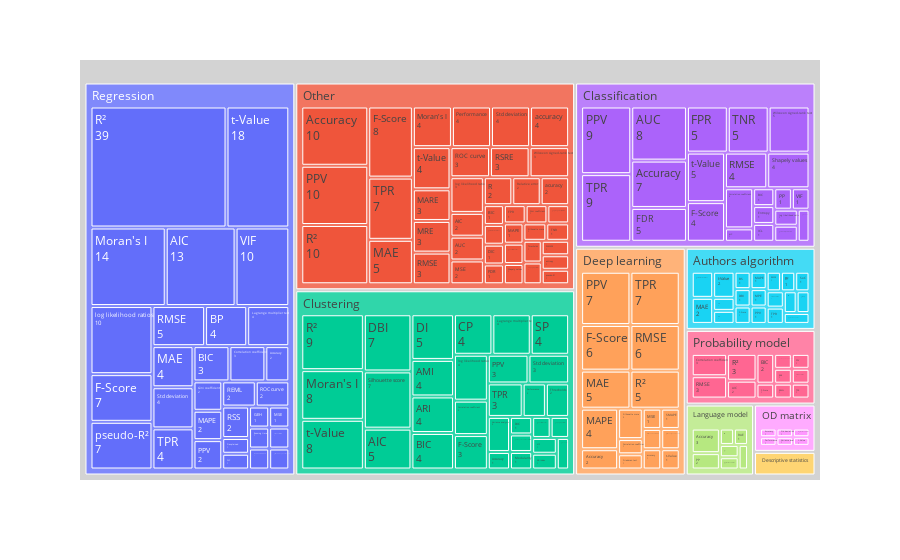

Notebook source saved alongside this figure:
### Code cell
aggregated_table = (
    data[columns]
    .groupby(["Model", "Model type", "Validation metrics"])[["ID"]]
    .nunique()
    .groupby(["Model type", "Validation metrics"])[["ID"]]
    .sum()
    .sort_values(by="ID")
)
fig = px.treemap(
    aggregated_table.reset_index(),
    path=["Model type", "Validation metrics"],
    values="ID",
)
fig.update_traces(
    root_color="lightgrey", textinfo="label+value"
)
# fig.update_layout(margin = dict(t=50, l=25, r=25, b=25))
fig.write_image("img/treemap_model_validation.pdf")
fig.show()

### Figure 1 — Plotly figure (JSON) as saved in the notebook; plotly's stock layout.template omitted (floating-point values rounded to 4 significant figures; data arrays with more than 128 entries replaced by an {"elided": "..."} marker saying what was removed)
{"data": [{"branchvalues": "total", "domain": {"x": [0, 1], "y": [0, 1]}, "hovertemplate": "labels=%{label}<br>ID=%{value}<br>parent=%{parent}<br>id=%{id}<extra></extra>", "ids": {"elided": "198 str values"}, "labels": {"elided": "198 str values"}, "name": "", "parents": {"elided": "198 str values"}, "root": {"color": "lightgrey"}, "textinfo": "label+value", "type": "treemap", "values": {"elided": "198 int values"}}], "layout": {"legend": {"tracegroupgap": 0}, "margin": {"t": 60}}}
